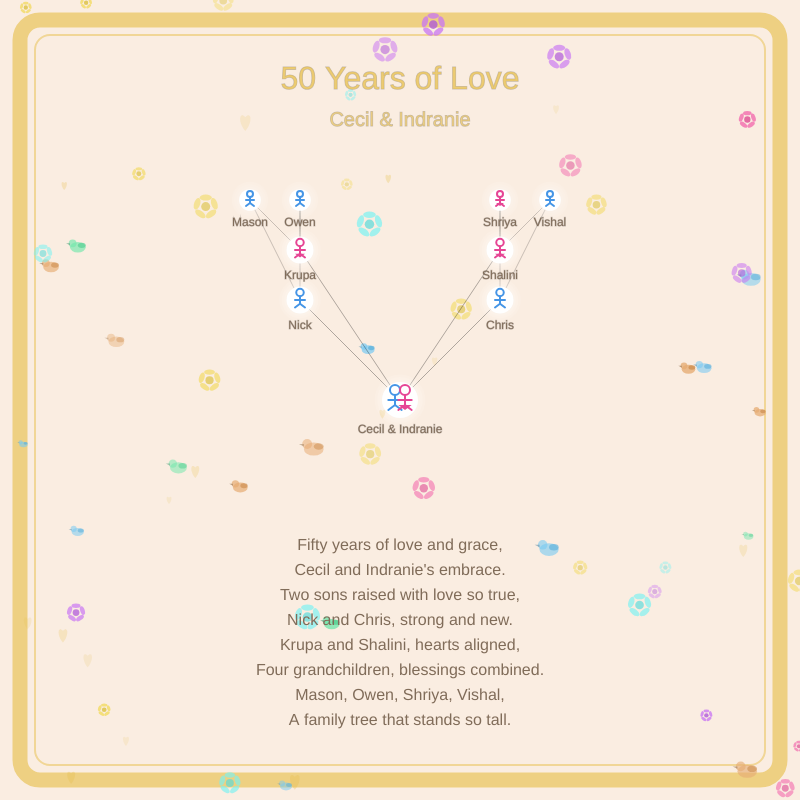
Frame 1 (no input)
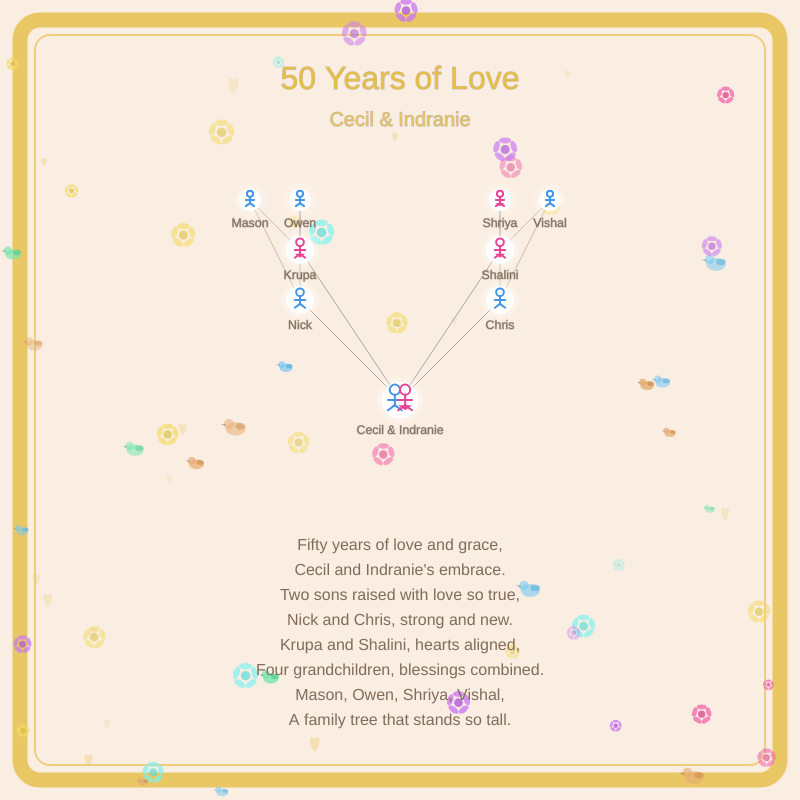
Frame 60 (no input)
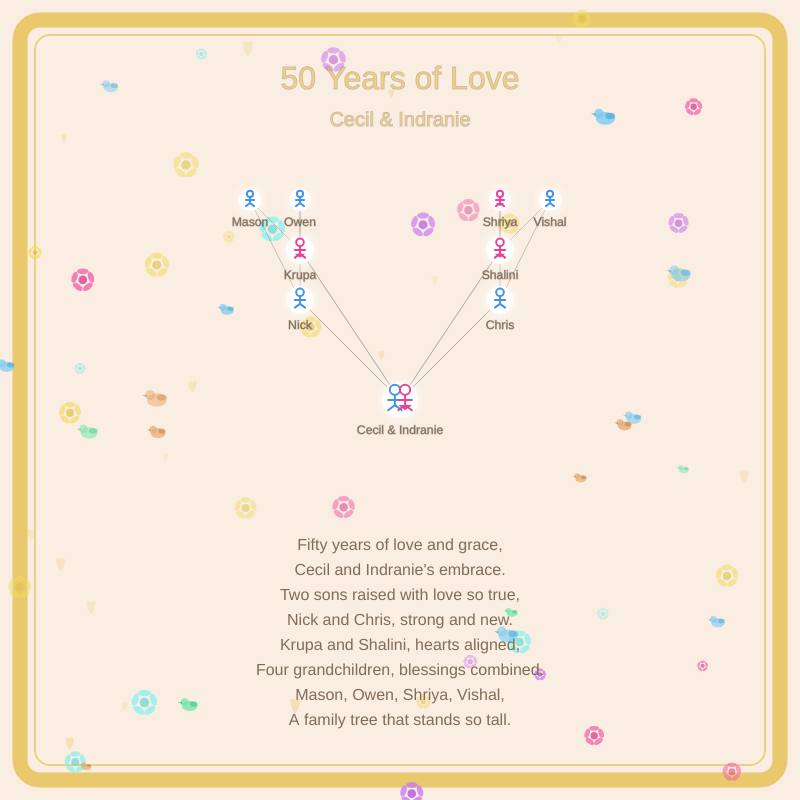
Frame 120 (the mouse pressed at the canvas centre since frame 60)

The p5.js sketch that drew these frames (run headless with seeded random() and noise() and a simulated clock; from frame 60 on, the mouse is pressed at the canvas centre):

// p5.js sketch
// ── sketch.js
let particles = [];
let familyParticles = [];
let goldenRatio = (1 + Math.sqrt(5)) / 2;
let time = 0;
let poemLines = [
    "Fifty years of love and grace,",
    "Cecil and Indranie's embrace.",
    "Two sons raised with love so true,",
    "Nick and Chris, strong and new.",
    "Krupa and Shalini, hearts aligned,",
    "Four grandchildren, blessings combined.",
    "Mason, Owen, Shriya, Vishal,",
    "A family tree that stands so tall."
];

// Add these variables at the top of the file
let selectedParticle = null;
let offsetX = 0;
let offsetY = 0;

// Color palette
const colors = {
    background: [30, 10, 98],    // Very light neutral
    man: [210, 70, 90],         // Blue
    woman: [330, 70, 90],       // Pink
    text: [30, 30, 50],         // Muted brown
    gold: [45, 70, 90],         // Golden color
    // Flower colors in HSB
    flower1: [330, 60, 95],     // Pink
    flower2: [280, 50, 95],     // Purple
    flower3: [180, 50, 95],     // Turquoise
    flower4: [50, 60, 95],      // Yellow
    // Bird colors in HSB
    bird1: [30, 50, 90],        // Warm brown
    bird2: [200, 50, 95],       // Sky blue
    bird3: [150, 50, 90]        // Sage green
};

let heartParticles = [];

function setup() {
    createCanvas(800, 800);
    colorMode(HSB, 360, 100, 100, 1);
    
    // Create initial particles
    for (let i = 0; i < 50; i++) {
        particles.push(new Particle());
    }
    
    // Create heart particles
    for (let i = 0; i < 15; i++) {
        heartParticles.push(new HeartParticle());
    }
    
    // Create family particles with smaller sizes
    // Parents (2)
    familyParticles.push(new FamilyParticle(width/2, height/2, 20, colors.man, 1, "Cecil & Indranie", "couple"));
    // Sons and wives (4)
    familyParticles.push(new FamilyParticle(width/2 - 100, height/2 - 100, 15, colors.man, 2, "Nick", "man"));
    familyParticles.push(new FamilyParticle(width/2 - 100, height/2 - 150, 15, colors.woman, 2, "Krupa", "woman"));
    familyParticles.push(new FamilyParticle(width/2 + 100, height/2 - 100, 15, colors.man, 2, "Chris", "man"));
    familyParticles.push(new FamilyParticle(width/2 + 100, height/2 - 150, 15, colors.woman, 2, "Shalini", "woman"));
    // Grandchildren (4)
    familyParticles.push(new FamilyParticle(width/2 - 150, height/2 - 200, 12, colors.man, 3, "Mason", "man"));
    familyParticles.push(new FamilyParticle(width/2 - 100, height/2 - 200, 12, colors.man, 3, "Owen", "man"));
    familyParticles.push(new FamilyParticle(width/2 + 100, height/2 - 200, 12, colors.woman, 3, "Shriya", "woman"));
    familyParticles.push(new FamilyParticle(width/2 + 150, height/2 - 200, 12, colors.man, 3, "Vishal", "man"));
}

function draw() {
    background(colors.background[0], colors.background[1], colors.background[2]);
    
    // Draw golden frame
    drawFrame();
    
    // Update and display background particles
    for (let particle of particles) {
        particle.update();
        particle.display();
    }
    
    // Update and display heart particles
    for (let heart of heartParticles) {
        heart.update();
        heart.display();
    }
    
    // Draw connecting lines between family members
    drawFamilyConnections();
    
    // Display family particles with breathing animation
    let breathingScale = 1 + sin(frameCount * 0.02) * 0.03;
    for (let particle of familyParticles) {
        particle.display(breathingScale);
    }
    
    // Draw anniversary text
    drawAnniversaryText();
    
    // Draw poem
    drawPoem();
    
    time += 0.01;
    
    // Add cursor styling
    if (selectedParticle) {
        cursor('grabbing');
    } else {
        let overParticle = false;
        for (let particle of familyParticles) {
            let d = dist(mouseX, mouseY, particle.x, particle.y);
            if (d < particle.backgroundSize / 2) {
                overParticle = true;
                break;
            }
        }
        cursor(overParticle ? 'grab' : 'default');
    }
}

function drawFrame() {
    push();
    noFill();
    strokeWeight(15);
    let frameGlow = 0.6 + sin(frameCount * 0.02) * 0.2;
    stroke(colors.gold[0], colors.gold[1], colors.gold[2], frameGlow);
    rect(20, 20, width - 40, height - 40, 20);
    
    // Inner frame
    strokeWeight(2);
    stroke(colors.gold[0], colors.gold[1], colors.gold[2], frameGlow * 0.8);
    rect(35, 35, width - 70, height - 70, 15);
    pop();
}

function drawAnniversaryText() {
    push();
    textAlign(CENTER, CENTER);
    textSize(32);
    let textGlow = 0.7 + sin(frameCount * 0.03) * 0.3;
    fill(colors.gold[0], colors.gold[1], colors.gold[2], textGlow);
    text("50 Years of Love", width/2, 80);
    
    textSize(20);
    fill(colors.gold[0], colors.gold[1], colors.gold[2], textGlow * 0.8);
    text("Cecil & Indranie", width/2, 120);
    pop();
}

function drawPoem() {
    push();
    textAlign(CENTER);
    textSize(16);
    fill(colors.text[0], colors.text[1], colors.text[2]);
    noStroke();
    
    let y = height - 250;
    for (let line of poemLines) {
        text(line, width/2, y);
        y += 25;
    }
    pop();
}

function drawFamilyConnections() {
    // Connect parents to sons
    for (let i = 1; i <= 4; i++) {
        stroke(0, 0, 0, 0.3);
        line(familyParticles[0].x, familyParticles[0].y, 
             familyParticles[i].x, familyParticles[i].y);
    }
    
    // Connect sons to grandchildren
    for (let i = 1; i <= 2; i++) {
        for (let j = 5; j <= 6; j++) {
            stroke(0, 0, 0, 0.2);
            line(familyParticles[i].x, familyParticles[i].y, 
                 familyParticles[j].x, familyParticles[j].y);
        }
    }
    for (let i = 3; i <= 4; i++) {
        for (let j = 7; j <= 8; j++) {
            stroke(0, 0, 0, 0.2);
            line(familyParticles[i].x, familyParticles[i].y, 
                 familyParticles[j].x, familyParticles[j].y);
        }
    }
}

function drawFlower(x, y, size, hue, sat, bright, alpha) {
    push();
    translate(x, y);
    noStroke();
    
    // Petals
    for (let i = 0; i < 5; i++) {
        fill(hue, sat, bright, alpha);
        rotate(TWO_PI / 5);
        ellipse(0, -size/2, size/1.5, size/3);
    }
    
    // Center
    fill(hue, sat * 1.2, bright * 0.9, alpha);
    ellipse(0, 0, size/2, size/2);
    pop();
}

function drawBird(x, y, size, hue, sat, bright, alpha) {
    push();
    translate(x, y);
    
    // Body
    fill(hue, sat, bright, alpha);
    noStroke();
    ellipse(0, 0, size, size/1.5);
    
    // Wing
    fill(hue, sat * 1.2, bright * 0.9, alpha);
    ellipse(size/4, -size/8, size/2, size/3);
    
    // Head
    fill(hue, sat, bright, alpha);
    ellipse(-size/3, -size/4, size/2, size/2);
    
    // Beak
    fill(hue, sat * 0.8, bright * 0.7, alpha);
    triangle(-size/2, -size/4, -size/2 - size/4, -size/4, -size/2, -size/8);
    
    pop();
}

class Particle {
    constructor() {
        this.reset();
    }
    
    reset() {
        this.x = random(width);
        this.y = random(height);
        this.size = random(8, 20);
        this.speed = random(0.5, 2);
        this.angle = random(TWO_PI);
        this.type = random() < 0.5 ? 'flower' : 'bird';
        
        // Randomly select color based on type
        if (this.type === 'flower') {
            let flowerColor = random([colors.flower1, colors.flower2, colors.flower3, colors.flower4]);
            this.hue = flowerColor[0];
            this.sat = flowerColor[1];
            this.bright = flowerColor[2];
        } else {
            let birdColor = random([colors.bird1, colors.bird2, colors.bird3]);
            this.hue = birdColor[0];
            this.sat = birdColor[1];
            this.bright = birdColor[2];
        }
        this.alpha = random(0.4, 0.8);
    }
    
    update() {
        this.angle = noise(this.x * 0.01, this.y * 0.01, time) * TWO_PI;
        this.x += cos(this.angle) * this.speed;
        this.y += sin(this.angle) * this.speed;
        
        if (this.x < 0 || this.x > width || this.y < 0 || this.y > height) {
            this.reset();
        }
    }
    
    display() {
        if (this.type === 'flower') {
            drawFlower(this.x, this.y, this.size, this.hue, this.sat, this.bright, this.alpha);
        } else {
            drawBird(this.x, this.y, this.size, this.hue, this.sat, this.bright, this.alpha);
        }
    }
}

function drawMan(x, y, size) {
    push();
    translate(x, y);
    stroke(colors.man[0], colors.man[1], colors.man[2]);
    strokeWeight(2);
    noFill();
    
    // Head
    ellipse(0, -size/2, size/2, size/2);
    
    // Body
    line(0, -size/4, 0, size/4);
    
    // Arms
    line(-size/3, 0, size/3, 0);
    
    // Legs
    line(0, size/4, -size/3, size/2);
    line(0, size/4, size/3, size/2);
    pop();
}

function drawWoman(x, y, size) {
    push();
    translate(x, y);
    stroke(colors.woman[0], colors.woman[1], colors.woman[2]);
    strokeWeight(2);
    noFill();
    
    // Head
    ellipse(0, -size/2, size/2, size/2);
    
    // Body
    line(0, -size/4, 0, size/4);
    
    // Arms
    line(-size/3, 0, size/3, 0);
    
    // Legs
    line(0, size/4, -size/3, size/2);
    line(0, size/4, size/3, size/2);
    
    // Dress
    noStroke();
    fill(colors.woman[0], colors.woman[1], colors.woman[2]);
    triangle(-size/3, size/4, size/3, size/4, 0, size/2);
    pop();
}

function drawCouple(x, y, size) {
    push();
    translate(x, y);
    
    // Draw man (slightly to the left)
    drawMan(-size/4, 0, size);
    
    // Draw woman (slightly to the right)
    drawWoman(size/4, 0, size);
    pop();
}

class FamilyParticle {
    constructor(x, y, size, color, generation, label, type) {
        this.x = x;
        this.y = y;
        this.size = size;
        this.color = color;
        this.generation = generation;
        this.label = label;
        this.type = type;
        this.angle = 0;
        // Add padding around the icon
        this.backgroundSize = this.size * 1.8;
    }
    
    display(breathingScale = 1) {
        // Draw white background circle with subtle glow
        push();
        noStroke();
        fill(0, 0, 100, 1);
        ellipse(this.x, this.y, this.backgroundSize * breathingScale, this.backgroundSize * breathingScale);
        
        // Add subtle glow
        for(let i = 3; i > 0; i--) {
            fill(0, 0, 100, 0.1);
            ellipse(this.x, this.y, (this.backgroundSize + i*5) * breathingScale, (this.backgroundSize + i*5) * breathingScale);
        }
        pop();
        
        // Draw the icon
        push();
        translate(this.x, this.y);
        if (this.type === 'couple') {
            drawCouple(0, 0, this.size * breathingScale);
        } else if (this.type === 'man') {
            drawMan(0, 0, this.size * breathingScale);
        } else if (this.type === 'woman') {
            drawWoman(0, 0, this.size * breathingScale);
        }
        pop();
        
        // Draw label
        push();
        textAlign(CENTER);
        textSize(12 * breathingScale);
        fill(colors.text[0], colors.text[1], colors.text[2]);
        text(this.label, this.x, this.y + (this.backgroundSize/2 + 15) * breathingScale);
        pop();
    }
}

function mousePressed() {
    // Check if we clicked on any family particle
    for (let particle of familyParticles) {
        let d = dist(mouseX, mouseY, particle.x, particle.y);
        if (d < particle.backgroundSize / 2) {
            selectedParticle = particle;
            offsetX = particle.x - mouseX;
            offsetY = particle.y - mouseY;
            break;
        }
    }
}

function mouseReleased() {
    selectedParticle = null;
}

function mouseDragged() {
    if (selectedParticle) {
        // Calculate new position
        let newX = mouseX + offsetX;
        let newY = mouseY + offsetY;
        
        // Get the movement delta
        let dx = newX - selectedParticle.x;
        let dy = newY - selectedParticle.y;
        
        // Move the selected particle
        selectedParticle.x = newX;
        selectedParticle.y = newY;
        
        // Move connected family members to maintain structure
        if (selectedParticle.generation === 1) {
            // If parents are moved, move everyone
            for (let particle of familyParticles) {
                if (particle !== selectedParticle) {
                    particle.x += dx;
                    particle.y += dy;
                }
            }
        } else if (selectedParticle.generation === 2) {
            // If a son or wife is moved, move their children
            let startIndex = (selectedParticle === familyParticles[1] || selectedParticle === familyParticles[2]) ? 5 : 7;
            let endIndex = startIndex + 2;
            
            for (let i = startIndex; i < endIndex; i++) {
                familyParticles[i].x += dx;
                familyParticles[i].y += dy;
            }
            
            // Move spouse together
            let spouseIndex = -1;
            if (selectedParticle === familyParticles[1]) spouseIndex = 2;
            if (selectedParticle === familyParticles[2]) spouseIndex = 1;
            if (selectedParticle === familyParticles[3]) spouseIndex = 4;
            if (selectedParticle === familyParticles[4]) spouseIndex = 3;
            
            if (spouseIndex !== -1) {
                familyParticles[spouseIndex].x += dx;
                familyParticles[spouseIndex].y += dy;
            }
        }
    }
}

class HeartParticle {
    constructor() {
        this.reset();
    }
    
    reset() {
        this.x = random(width);
        this.y = random(height);
        this.size = random(5, 15);
        this.speed = random(0.2, 0.8);
        this.angle = random(TWO_PI);
        this.alpha = random(0.1, 0.3);
    }
    
    update() {
        this.y -= this.speed;
        this.x += sin(frameCount * 0.05 + this.angle) * 0.5;
        
        if (this.y < -20) {
            this.y = height + 20;
            this.x = random(width);
        }
    }
    
    display() {
        push();
        translate(this.x, this.y);
        noStroke();
        fill(colors.gold[0], colors.gold[1], colors.gold[2], this.alpha);
        
        beginShape();
        vertex(0, -this.size/2);
        bezierVertex(this.size/2, -this.size, 
                    this.size/2, 0, 
                    0, this.size/2);
        bezierVertex(-this.size/2, 0, 
                    -this.size/2, -this.size, 
                    0, -this.size/2);
        endShape(CLOSE);
        pop();
    }
} 
